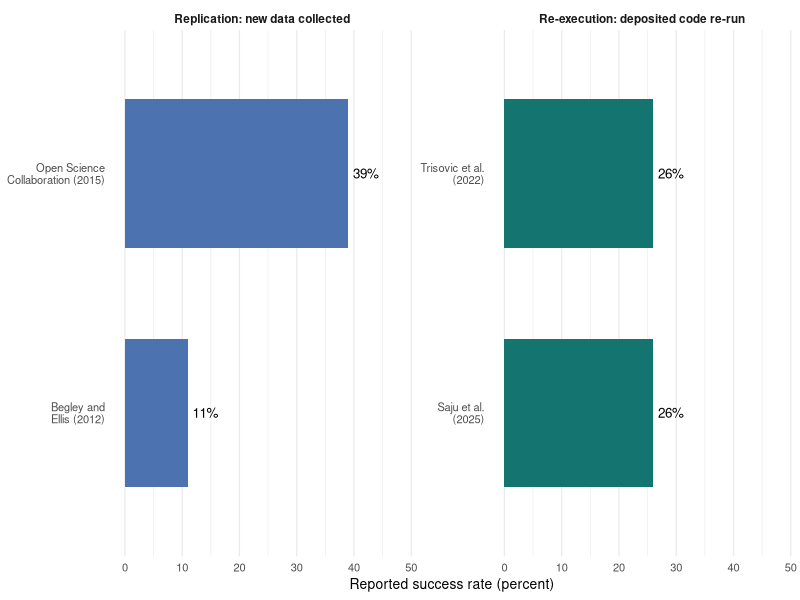

Recreate this plot in R.
## ---- chunk 1
#| label: fig-failure-rates
#| fig-cap: 'Reported success rates in four studies, separated by what each measured. The left panel reports replication studies, in which new data was collected to test a prior finding. The right panel reports re-execution studies, in which deposited code was run again without any attempt to evaluate the science. The re-execution figures are those stated in the text of the studies as cited in this chapter, and are approximate where the source reports a bound rather than a point estimate.'
#| fig-alt: 'A two-panel bar chart of four studies. The left panel, labeled replication, shows the Open Science Collaboration at 39 percent and Begley and Ellis at 11 percent. The right panel, labeled re-execution, shows Trisovic and colleagues at about 26 percent and Saju and colleagues at about 26 percent of scripts. All four bars sit well below half, and the two panels reach comparably low values by different routes.'
#| fig-width: 7
#| fig-height: 3.2

library(ggplot2)
library(tibble)

studies <- tibble(
  study = c('Open Science\nCollaboration (2015)',
            'Begley and\nEllis (2012)',
            'Trisovic et al.\n(2022)',
            'Saju et al.\n(2025)'),
  rate = c(39, 11, 26, 26),
  kind = factor(
    c('Replication: new data collected',
      'Replication: new data collected',
      'Re-execution: deposited code re-run',
      'Re-execution: deposited code re-run'),
    levels = c('Replication: new data collected',
               'Re-execution: deposited code re-run')
  )
)

ggplot(studies, aes(x = reorder(study, rate), y = rate)) +
  geom_col(aes(fill = kind), width = 0.62, show.legend = FALSE) +
  geom_text(aes(label = paste0(rate, '%')),
            hjust = -0.18, size = 3.4) +
  coord_flip(ylim = c(0, 48)) +
  facet_wrap(~kind, scales = 'free_y', ncol = 2) +
  scale_fill_manual(values = c(
    'Replication: new data collected' = '#4c72b0',
    'Re-execution: deposited code re-run' = '#14746f'
  )) +
  labs(x = NULL, y = 'Reported success rate (percent)') +
  theme_minimal(base_size = 10) +
  theme(
    panel.grid.major.y = element_blank(),
    strip.text = element_text(face = 'bold', size = 8.5)
  )
